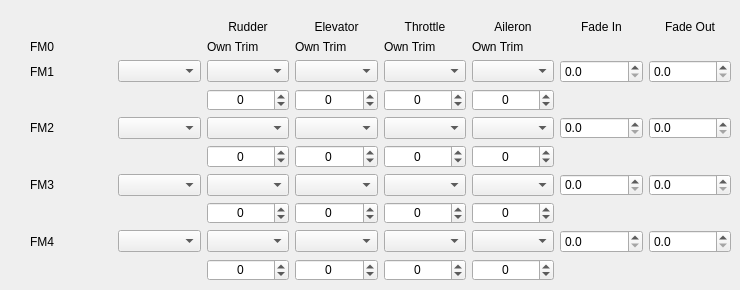
     <widget class="QWidget" name="tabModes">
      <attribute name="title">
       <string>Modes</string>
      </attribute>
      <widget class="QWidget" name="gridLayoutWidget">
       <property name="geometry">
        <rect>
         <x>30</x>
         <y>20</y>
         <width>701</width>
         <height>261</height>
        </rect>
       </property>
       <layout class="QGridLayout" name="gridLayout_30">
        <item row="1" column="0">
         <widget class="QLabel" name="label_147">
          <property name="text">
           <string>FM0</string>
          </property>
         </widget>
        </item>
        <item row="2" column="0">
         <widget class="QLabel" name="label_146">
          <property name="text">
           <string>FM1</string>
          </property>
         </widget>
        </item>
        <item row="4" column="0">
         <widget class="QLabel" name="label_148">
          <property name="text">
           <string>FM2</string>
          </property>
         </widget>
        </item>
        <item row="6" column="0">
         <widget class="QLabel" name="label_149">
          <property name="text">
           <string>FM3</string>
          </property>
         </widget>
        </item>
        <item row="8" column="0">
         <widget class="QLabel" name="label_150">
          <property name="text">
           <string>FM4</string>
          </property>
         </widget>
        </item>
        <item row="8" column="1">
         <widget class="QComboBox" name="FP4_sw"/>
        </item>
        <item row="6" column="1">
         <widget class="QComboBox" name="FP3_sw"/>
        </item>
        <item row="4" column="1">
         <widget class="QComboBox" name="FP2_sw"/>
        </item>
        <item row="2" column="1">
         <widget class="QComboBox" name="FP1_sw"/>
        </item>
        <item row="0" column="3">
         <widget class="QLabel" name="label_M1">
          <property name="text">
           <string>Rudder</string>
          </property>
          <property name="alignment">
           <set>Qt::AlignCenter</set>
          </property>
         </widget>
        </item>
        <item row="0" column="4">
         <widget class="QLabel" name="label_M2">
          <property name="text">
           <string>Elevator</string>
          </property>
          <property name="alignment">
           <set>Qt::AlignCenter</set>
          </property>
         </widget>
        </item>
        <item row="0" column="5">
         <widget class="QLabel" name="label_M3">
          <property name="text">
           <string>Throttle</string>
          </property>
          <property name="alignment">
           <set>Qt::AlignCenter</set>
          </property>
         </widget>
        </item>
        <item row="0" column="6">
         <widget class="QLabel" name="label_M4">
          <property name="text">
           <string>Aileron</string>
          </property>
          <property name="alignment">
           <set>Qt::AlignCenter</set>
          </property>
         </widget>
        </item>
        <item row="1" column="3">
         <widget class="QLabel" name="label_157">
          <property name="text">
           <string>Own Trim</string>
          </property>
         </widget>
        </item>
        <item row="1" column="4">
         <widget class="QLabel" name="label_158">
          <property name="text">
           <string>Own Trim</string>
          </property>
         </widget>
        </item>
        <item row="1" column="5">
         <widget class="QLabel" name="label_159">
          <property name="text">
           <string>Own Trim</string>
          </property>
         </widget>
        </item>
        <item row="1" column="6">
         <widget class="QLabel" name="label_160">
          <property name="text">
           <string>Own Trim</string>
          </property>
         </widget>
        </item>
        <item row="2" column="3">
         <widget class="QComboBox" name="FP1_RudCB"/>
        </item>
        <item row="2" column="4">
         <widget class="QComboBox" name="FP1_EleCB"/>
        </item>
        <item row="2" column="5">
         <widget class="QComboBox" name="FP1_ThrCB"/>
        </item>
        <item row="2" column="6">
         <widget class="QComboBox" name="FP1_AilCB"/>
        </item>
        <item row="4" column="3">
         <widget class="QComboBox" name="FP2_RudCB"/>
        </item>
        <item row="4" column="4">
         <widget class="QComboBox" name="FP2_EleCB"/>
        </item>
        <item row="4" column="5">
         <widget class="QComboBox" name="FP2_ThrCB"/>
        </item>
        <item row="4" column="6">
         <widget class="QComboBox" name="FP2_AilCB"/>
        </item>
        <item row="6" column="3">
         <widget class="QComboBox" name="FP3_RudCB"/>
        </item>
        <item row="6" column="4">
         <widget class="QComboBox" name="FP3_EleCB"/>
        </item>
        <item row="6" column="5">
         <widget class="QComboBox" name="FP3_ThrCB"/>
        </item>
        <item row="6" column="6">
         <widget class="QComboBox" name="FP3_AilCB"/>
        </item>
        <item row="8" column="3">
         <widget class="QComboBox" name="FP4_RudCB"/>
        </item>
        <item row="8" column="4">
         <widget class="QComboBox" name="FP4_EleCB"/>
        </item>
        <item row="8" column="5">
         <widget class="QComboBox" name="FP4_ThrCB"/>
        </item>
        <item row="8" column="6">
         <widget class="QComboBox" name="FP4_AilCB"/>
        </item>
        <item row="3" column="4">
         <widget class="QSpinBox" name="FP1eleTrimSB">
          <property name="alignment">
           <set>Qt::AlignCenter</set>
          </property>
          <property name="accelerated">
           <bool>true</bool>
          </property>
          <property name="minimum">
           <number>-125</number>
          </property>
          <property name="maximum">
           <number>510</number>
          </property>
         </widget>
        </item>
        <item row="3" column="3">
         <widget class="QSpinBox" name="FP1rudTrimSB">
          <property name="alignment">
           <set>Qt::AlignCenter</set>
          </property>
          <property name="accelerated">
           <bool>true</bool>
          </property>
          <property name="minimum">
           <number>-125</number>
          </property>
          <property name="maximum">
           <number>510</number>
          </property>
         </widget>
        </item>
        <item row="3" column="5">
         <widget class="QSpinBox" name="FP1thrTrimSB">
          <property name="alignment">
           <set>Qt::AlignCenter</set>
          </property>
          <property name="accelerated">
           <bool>true</bool>
          </property>
          <property name="minimum">
           <number>-1024</number>
          </property>
          <property name="maximum">
           <number>510</number>
          </property>
         </widget>
        </item>
        <item row="3" column="6">
         <widget class="QSpinBox" name="FP1ailTrimSB">
          <property name="alignment">
           <set>Qt::AlignCenter</set>
          </property>
          <property name="accelerated">
           <bool>true</bool>
          </property>
          <property name="minimum">
           <number>-1024</number>
          </property>
          <property name="maximum">
           <number>510</number>
          </property>
         </widget>
        </item>
        <item row="5" column="3">
         <widget class="QSpinBox" name="FP2rudTrimSB">
          <property name="alignment">
           <set>Qt::AlignCenter</set>
          </property>
          <property name="accelerated">
           <bool>true</bool>
          </property>
          <property name="minimum">
           <number>-1024</number>
          </property>
          <property name="maximum">
           <number>510</number>
          </property>
         </widget>
        </item>
        <item row="5" column="4">
         <widget class="QSpinBox" name="FP2eleTrimSB">
          <property name="alignment">
           <set>Qt::AlignCenter</set>
          </property>
          <property name="accelerated">
           <bool>true</bool>
          </property>
          <property name="minimum">
           <number>-1024</number>
          </property>
          <property name="maximum">
           <number>510</number>
          </property>
         </widget>
        </item>
        <item row="5" column="5">
         <widget class="QSpinBox" name="FP2thrTrimSB">
          <property name="alignment">
           <set>Qt::AlignCenter</set>
          </property>
          <property name="accelerated">
           <bool>true</bool>
          </property>
          <property name="minimum">
           <number>-1024</number>
          </property>
          <property name="maximum">
           <number>510</number>
          </property>
         </widget>
        </item>
        <item row="5" column="6">
         <widget class="QSpinBox" name="FP2ailTrimSB">
          <property name="alignment">
           <set>Qt::AlignCenter</set>
          </property>
          <property name="accelerated">
           <bool>true</bool>
          </property>
          <property name="minimum">
           <number>-1024</number>
          </property>
          <property name="maximum">
           <number>510</number>
          </property>
         </widget>
        </item>
        <item row="7" column="3">
         <widget class="QSpinBox" name="FP3rudTrimSB">
          <property name="alignment">
           <set>Qt::AlignCenter</set>
          </property>
          <property name="accelerated">
           <bool>true</bool>
          </property>
          <property name="minimum">
           <number>-1024</number>
          </property>
          <property name="maximum">
           <number>510</number>
          </property>
         </widget>
        </item>
        <item row="7" column="4">
         <widget class="QSpinBox" name="FP3eleTrimSB">
          <property name="alignment">
           <set>Qt::AlignCenter</set>
          </property>
          <property name="accelerated">
           <bool>true</bool>
          </property>
          <property name="minimum">
           <number>-1024</number>
          </property>
          <property name="maximum">
           <number>510</number>
          </property>
         </widget>
        </item>
        <item row="7" column="5">
         <widget class="QSpinBox" name="FP3thrTrimSB">
          <property name="alignment">
           <set>Qt::AlignCenter</set>
          </property>
          <property name="accelerated">
           <bool>true</bool>
          </property>
          <property name="minimum">
           <number>-1024</number>
          </property>
          <property name="maximum">
           <number>510</number>
          </property>
         </widget>
        </item>
        <item row="7" column="6">
         <widget class="QSpinBox" name="FP3ailTrimSB">
          <property name="alignment">
           <set>Qt::AlignCenter</set>
          </property>
          <property name="accelerated">
           <bool>true</bool>
          </property>
          <property name="minimum">
           <number>-1024</number>
          </property>
          <property name="maximum">
           <number>510</number>
          </property>
         </widget>
        </item>
        <item row="9" column="3">
         <widget class="QSpinBox" name="FP4rudTrimSB">
          <property name="alignment">
           <set>Qt::AlignCenter</set>
          </property>
          <property name="accelerated">
           <bool>true</bool>
          </property>
          <property name="minimum">
           <number>-1024</number>
          </property>
          <property name="maximum">
           <number>510</number>
          </property>
         </widget>
        </item>
        <item row="9" column="4">
         <widget class="QSpinBox" name="FP4eleTrimSB">
          <property name="alignment">
           <set>Qt::AlignCenter</set>
          </property>
          <property name="accelerated">
           <bool>true</bool>
          </property>
          <property name="minimum">
           <number>-1024</number>
          </property>
          <property name="maximum">
           <number>510</number>
          </property>
         </widget>
        </item>
        <item row="9" column="5">
         <widget class="QSpinBox" name="FP4thrTrimSB">
          <property name="alignment">
           <set>Qt::AlignCenter</set>
          </property>
          <property name="accelerated">
           <bool>true</bool>
          </property>
          <property name="minimum">
           <number>-1024</number>
          </property>
          <property name="maximum">
           <number>510</number>
          </property>
         </widget>
        </item>
        <item row="9" column="6">
         <widget class="QSpinBox" name="FP4ailTrimSB">
          <property name="alignment">
           <set>Qt::AlignCenter</set>
          </property>
          <property name="accelerated">
           <bool>true</bool>
          </property>
          <property name="minimum">
           <number>-1024</number>
          </property>
          <property name="maximum">
           <number>510</number>
          </property>
         </widget>
        </item>
        <item row="0" column="7">
         <widget class="QLabel" name="label_M4_2">
          <property name="text">
           <string>Fade In</string>
          </property>
          <property name="alignment">
           <set>Qt::AlignCenter</set>
          </property>
         </widget>
        </item>
        <item row="0" column="8">
         <widget class="QLabel" name="label_M4_3">
          <property name="text">
           <string>Fade Out</string>
          </property>
          <property name="alignment">
           <set>Qt::AlignCenter</set>
          </property>
         </widget>
        </item>
        <item row="2" column="7">
         <widget class="QDoubleSpinBox" name="FM1FadeIn">
          <property name="decimals">
           <number>1</number>
          </property>
          <property name="maximum">
           <double>7.500000000000000</double>
          </property>
          <property name="singleStep">
           <double>0.500000000000000</double>
          </property>
         </widget>
        </item>
        <item row="2" column="8">
         <widget class="QDoubleSpinBox" name="FM1FadeOut">
          <property name="decimals">
           <number>1</number>
          </property>
          <property name="maximum">
           <double>7.500000000000000</double>
          </property>
          <property name="singleStep">
           <double>0.500000000000000</double>
          </property>
         </widget>
        </item>
        <item row="4" column="7">
         <widget class="QDoubleSpinBox" name="FM2FadeIn">
          <property name="decimals">
           <number>1</number>
          </property>
          <property name="maximum">
           <double>7.500000000000000</double>
          </property>
          <property name="singleStep">
           <double>0.500000000000000</double>
          </property>
         </widget>
        </item>
        <item row="6" column="7">
         <widget class="QDoubleSpinBox" name="FM3FadeIn">
          <property name="decimals">
           <number>1</number>
          </property>
          <property name="maximum">
           <double>7.500000000000000</double>
          </property>
          <property name="singleStep">
           <double>0.500000000000000</double>
          </property>
         </widget>
        </item>
        <item row="8" column="7">
         <widget class="QDoubleSpinBox" name="FM4FadeIn">
          <property name="decimals">
           <number>1</number>
          </property>
          <property name="maximum">
           <double>7.500000000000000</double>
          </property>
          <property name="singleStep">
           <double>0.500000000000000</double>
          </property>
         </widget>
        </item>
        <item row="4" column="8">
         <widget class="QDoubleSpinBox" name="FM2FadeOut">
          <property name="decimals">
           <number>1</number>
          </property>
          <property name="maximum">
           <double>7.500000000000000</double>
          </property>
          <property name="singleStep">
           <double>0.500000000000000</double>
          </property>
         </widget>
        </item>
        <item row="6" column="8">
         <widget class="QDoubleSpinBox" name="FM3FadeOut">
          <property name="decimals">
           <number>1</number>
          </property>
          <property name="maximum">
           <double>7.500000000000000</double>
          </property>
          <property name="singleStep">
           <double>0.500000000000000</double>
          </property>
         </widget>
        </item>
        <item row="8" column="8">
         <widget class="QDoubleSpinBox" name="FM4FadeOut">
          <property name="decimals">
           <number>1</number>
          </property>
          <property name="maximum">
           <double>7.500000000000000</double>
          </property>
          <property name="singleStep">
           <double>0.500000000000000</double>
          </property>
         </widget>
        </item>
       </layout>
      </widget>
     </widget>
